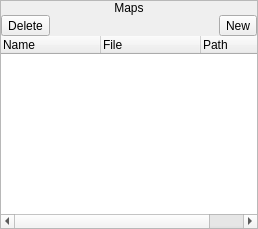
      <widget class="QFrame" name="frame">
       <property name="minimumSize">
        <size>
         <width>256</width>
         <height>0</height>
        </size>
       </property>
       <property name="frameShape">
        <enum>QFrame::StyledPanel</enum>
       </property>
       <property name="frameShadow">
        <enum>QFrame::Raised</enum>
       </property>
       <layout class="QVBoxLayout" name="verticalLayout">
        <property name="spacing">
         <number>0</number>
        </property>
        <property name="leftMargin">
         <number>0</number>
        </property>
        <property name="topMargin">
         <number>0</number>
        </property>
        <property name="rightMargin">
         <number>0</number>
        </property>
        <property name="bottomMargin">
         <number>0</number>
        </property>
        <item>
         <widget class="QLabel" name="label">
          <property name="sizePolicy">
           <sizepolicy hsizetype="Preferred" vsizetype="Fixed">
            <horstretch>0</horstretch>
            <verstretch>0</verstretch>
           </sizepolicy>
          </property>
          <property name="text">
           <string>Maps</string>
          </property>
          <property name="alignment">
           <set>Qt::AlignCenter</set>
          </property>
         </widget>
        </item>
        <item>
         <widget class="QWidget" name="widget" native="true">
          <layout class="QVBoxLayout" name="verticalLayout_2">
           <property name="spacing">
            <number>0</number>
           </property>
           <property name="leftMargin">
            <number>0</number>
           </property>
           <property name="topMargin">
            <number>0</number>
           </property>
           <property name="rightMargin">
            <number>0</number>
           </property>
           <property name="bottomMargin">
            <number>0</number>
           </property>
           <item>
            <widget class="QWidget" name="widget_3" native="true">
             <layout class="QHBoxLayout" name="horizontalLayout">
              <property name="spacing">
               <number>0</number>
              </property>
              <property name="leftMargin">
               <number>0</number>
              </property>
              <property name="topMargin">
               <number>0</number>
              </property>
              <property name="rightMargin">
               <number>0</number>
              </property>
              <property name="bottomMargin">
               <number>0</number>
              </property>
              <item>
               <widget class="QToolButton" name="btnDeleteMap">
                <property name="text">
                 <string>Delete</string>
                </property>
               </widget>
              </item>
              <item>
               <spacer name="horizontalSpacer">
                <property name="orientation">
                 <enum>Qt::Horizontal</enum>
                </property>
                <property name="sizeHint" stdset="0">
                 <size>
                  <width>40</width>
                  <height>20</height>
                 </size>
                </property>
               </spacer>
              </item>
              <item>
               <widget class="QToolButton" name="btnNewMap">
                <property name="text">
                 <string>New</string>
                </property>
               </widget>
              </item>
             </layout>
            </widget>
           </item>
           <item>
            <widget class="QTreeWidget" name="treeMaps">
             <property name="frameShape">
              <enum>QFrame::NoFrame</enum>
             </property>
             <attribute name="headerMinimumSectionSize">
              <number>3</number>
             </attribute>
             <column>
              <property name="text">
               <string notr="true">Name</string>
              </property>
             </column>
             <column>
              <property name="text">
               <string>File</string>
              </property>
             </column>
             <column>
              <property name="text">
               <string>Path</string>
              </property>
             </column>
            </widget>
           </item>
          </layout>
         </widget>
        </item>
       </layout>
      </widget>
